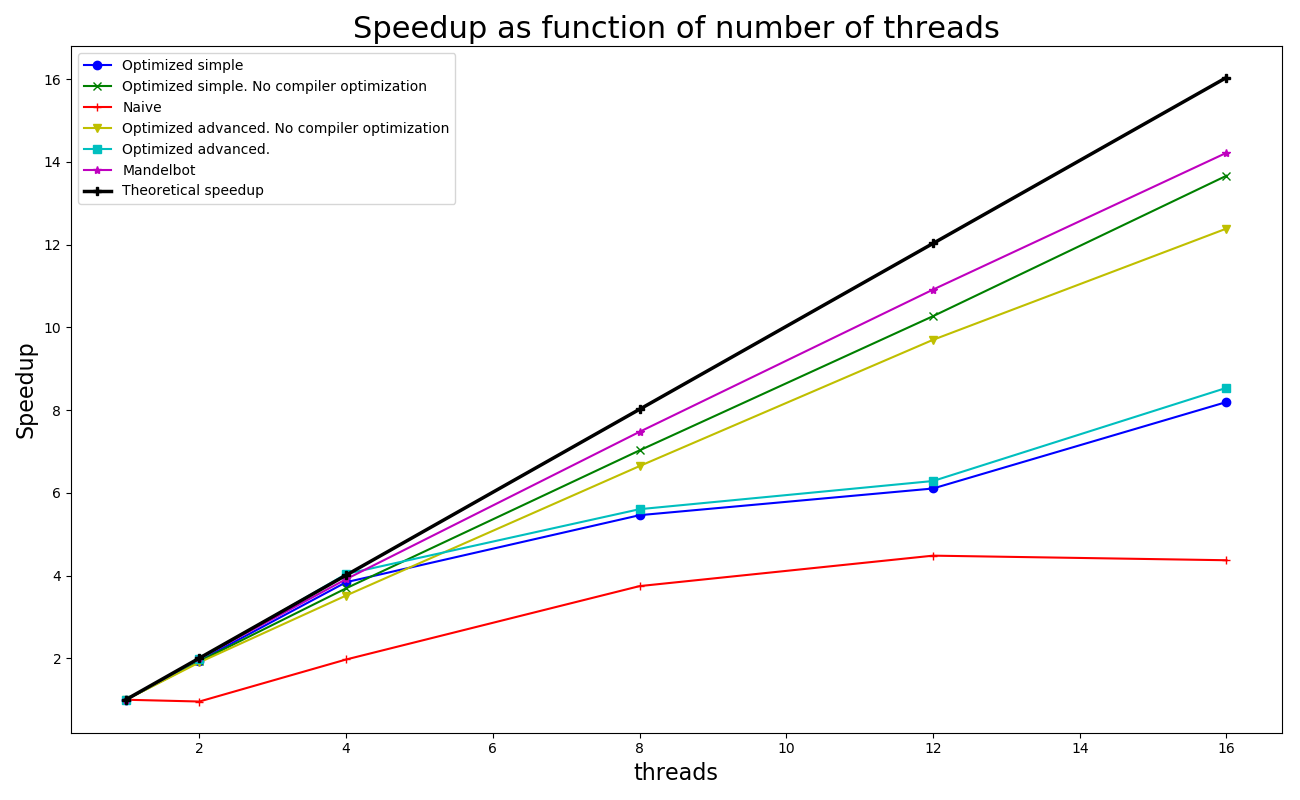

This figure's Python source:
import matplotlib.pyplot as plt

threads = [1, 2, 4, 8, 12, 16]
speedups = []
times = []
markers = ['o','x','+','v','s','*','P']
colors = ['b', 'g', 'r', 'y', 'c', 'm', 'k']

plt.figure(figsize=(13, 8))
plt.xlabel("threads", fontsize=16)
plt.ylabel("Speedup", fontsize=16)
plt.title("Speedup as function of number of threads", fontsize=22)


with open("advanced/speedup.txt", "r") as f:
    for line in f.readlines():
        _, time, _, _, _ = line.split()
        times.append(float(time))
        speedups.append(times[0] / float(time))

plt.plot(threads, speedups, label="Optimized simple", marker=markers[0], color=colors[0])
speedups.clear()
times.clear()

with open ("advanced/speedup_no_opt.txt", "r") as f:
    for line in f.readlines():
        _, time, _, _, _ = line.split()
        times.append(float(time))
        speedups.append(times[0] / float(time))

plt.plot(threads, speedups, label="Optimized simple. No compiler optimization", marker=markers[1], color=colors[1])
speedups.clear()
times.clear()

with open ("simple/speedup_jacobi.txt", "r") as f:
    for line in f.readlines():
        _, time, _, _, _ = line.split()
        times.append(float(time))
        speedups.append(times[0] / float(time))

plt.plot(threads, speedups, label="Naive", marker=markers[2], color=colors[2])
speedups.clear()
times.clear()

with open("advanced/sim/adv_par_jacobi_speed_up_un_optim.txt", "r") as f:
    for line in f.readlines():
        _, time, _, _, _ = line.split()
        times.append(float(time))
        speedups.append(times[0] / float(time))

plt.plot(threads, speedups, label="Optimized advanced. No compiler optimization", marker=markers[3], color=colors[3])
speedups.clear()
times.clear()

with open("advanced/sim/adv_par_jacobi_speed_up.txt", "r") as f:
    for line in f.readlines():
        _, time, _, _, _ = line.split()
        times.append(float(time))
        speedups.append(times[0] / float(time))

plt.plot(threads, speedups, label="Optimized advanced.", marker=markers[4], color=colors[4])
speedups.clear()
times.clear()

with open("../mandel/par_mandelbrot.txt", "r") as f:
    for line in f.readlines():
        time, _ = line.split()
        times.append(float(time))
        speedups.append(times[0] / float(time))

plt.plot(threads, speedups, label="Mandelbot", marker=markers[5], color=colors[5])
speedups.clear()
times.clear()

f = 0.99791553758285738108141910201359
amdahls = [1.0 / (f/i) + 1.0-f for i in threads]
plt.plot(threads, amdahls, label="Theoretical speedup", marker=markers[6], color=colors[6], linewidth=2.5)
plt.legend()
plt.tight_layout()
plt.savefig("jacobi_speedup.png")
plt.show()
